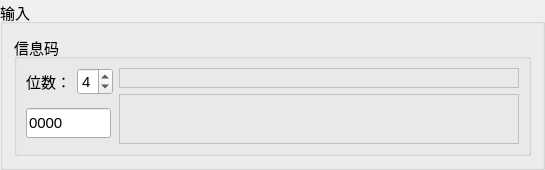
      <widget class="QGroupBox" name="groupBox_4">
       <property name="sizePolicy">
        <sizepolicy hsizetype="Preferred" vsizetype="Preferred">
         <horstretch>0</horstretch>
         <verstretch>0</verstretch>
        </sizepolicy>
       </property>
       <property name="minimumSize">
        <size>
         <width>0</width>
         <height>0</height>
        </size>
       </property>
       <property name="maximumSize">
        <size>
         <width>16777215</width>
         <height>148</height>
        </size>
       </property>
       <property name="font">
        <font>
         <pointsize>11</pointsize>
        </font>
       </property>
       <property name="title">
        <string>输入</string>
       </property>
       <layout class="QGridLayout" name="gridLayout_4">
        <item row="0" column="0">
         <widget class="QGroupBox" name="groupBox_5">
          <property name="sizePolicy">
           <sizepolicy hsizetype="Preferred" vsizetype="Preferred">
            <horstretch>0</horstretch>
            <verstretch>0</verstretch>
           </sizepolicy>
          </property>
          <property name="font">
           <font>
            <pointsize>11</pointsize>
           </font>
          </property>
          <property name="title">
           <string>信息码</string>
          </property>
          <layout class="QGridLayout" name="gridLayout_2">
           <item row="3" column="0">
            <spacer name="verticalSpacer_10">
             <property name="orientation">
              <enum>Qt::Vertical</enum>
             </property>
             <property name="sizeHint" stdset="0">
              <size>
               <width>20</width>
               <height>2</height>
              </size>
             </property>
            </spacer>
           </item>
           <item row="2" column="0">
            <widget class="QLineEdit" name="lnDataCode">
             <property name="minimumSize">
              <size>
               <width>85</width>
               <height>30</height>
              </size>
             </property>
             <property name="maximumSize">
              <size>
               <width>85</width>
               <height>30</height>
              </size>
             </property>
             <property name="text">
              <string>0000</string>
             </property>
             <property name="readOnly">
              <bool>false</bool>
             </property>
            </widget>
           </item>
           <item row="0" column="1" rowspan="4">
            <layout class="QVBoxLayout" name="verticalLayout_3">
             <item>
              <widget class="QWidget" name="wgtDataLab" native="true">
               <property name="minimumSize">
                <size>
                 <width>400</width>
                 <height>20</height>
                </size>
               </property>
               <property name="maximumSize">
                <size>
                 <width>400</width>
                 <height>20</height>
                </size>
               </property>
               <property name="styleSheet">
                <string notr="true">border:1px solid #C0C0C0</string>
               </property>
              </widget>
             </item>
             <item>
              <widget class="QWidget" name="wgtDataBlk" native="true">
               <property name="minimumSize">
                <size>
                 <width>400</width>
                 <height>50</height>
                </size>
               </property>
               <property name="maximumSize">
                <size>
                 <width>400</width>
                 <height>50</height>
                </size>
               </property>
               <property name="styleSheet">
                <string notr="true">border:1px solid #C0C0C0</string>
               </property>
              </widget>
             </item>
            </layout>
           </item>
           <item row="0" column="0">
            <layout class="QHBoxLayout" name="horizontalLayout">
             <item>
              <widget class="QLabel" name="label_8">
               <property name="text">
                <string>位数：</string>
               </property>
              </widget>
             </item>
             <item>
              <widget class="QSpinBox" name="spinDataBit">
               <property name="minimum">
                <number>3</number>
               </property>
               <property name="maximum">
                <number>5</number>
               </property>
               <property name="value">
                <number>4</number>
               </property>
              </widget>
             </item>
            </layout>
           </item>
           <item row="1" column="0">
            <spacer name="verticalSpacer_14">
             <property name="orientation">
              <enum>Qt::Vertical</enum>
             </property>
             <property name="sizeHint" stdset="0">
              <size>
               <width>20</width>
               <height>3</height>
              </size>
             </property>
            </spacer>
           </item>
          </layout>
         </widget>
        </item>
       </layout>
      </widget>
